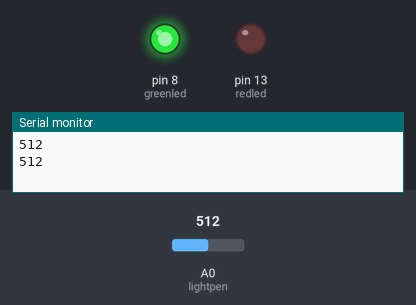
Simulated run of this sketch. Board: Arduino Uno, built with avr-gcc and run on an emulated ATmega328P. On the bench: output pins drawn as LEDs (lit = HIGH), the last lines printed to the serial monitor. Inputs (shaded band) come from the test bench; at power-on: A0 (lightpen) = 512.

Above: at 1.5 s.
1.6 s: A0 (lightpen) set to 208
3.7 s: A0 (lightpen) set to 181
At 5.4 s:
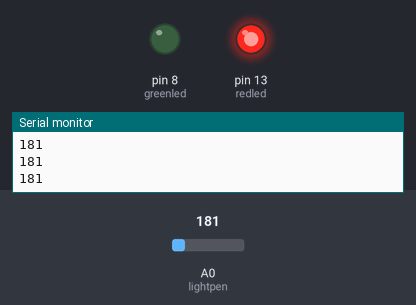
5.7 s: A0 (lightpen) set to 210
At 6.37 s:
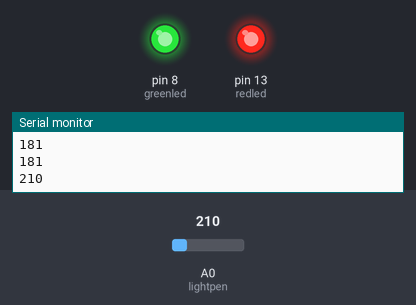
8.0 s: A0 (lightpen) set to 190
At 10.1 s:
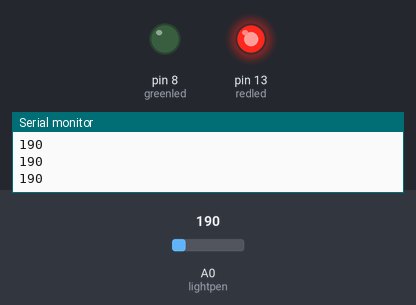
Timing chart, 0 to 11.2 s (numbered marks = the images above; inputs shaded):
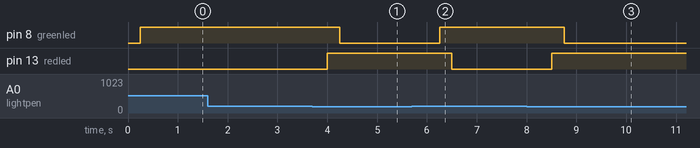

The sketch:

_p.25t.ino
```cpp
// Arduino Tutorial 25: Understanding Photoresistors and Photo Detectors
// based on the tutorial from Paul McWhorter
// https://youtu.be/WMkN-uHd-Xo?si=FswJonz2gzZ3iN8w
int lightpen=A0;
int lightval;
int greenled=8;
int redled=13;
void setup() {
 pinMode(lightpen,INPUT);
 pinMode(greenled,OUTPUT);
 pinMode(redled,OUTPUT);
 Serial.begin(9600);
 }

void loop() {
  lightval=analogRead(lightpen);
  Serial.println(lightval);
delay(250);
if(lightval>=200){
digitalWrite(8,HIGH);
delay(250);
digitalWrite(13,LOW);
delay(250);
}
else {
  digitalWrite(13,HIGH);
delay(250);
digitalWrite(8,LOW);
delay(250);
}
}
```

Measured:
- the behaviour switches between 200 and 199 on A0 (lightpen) (found by bisection; images 0 and 1)
- after the input at 3.7 s, pin 8 (greenled): HIGH → LOW after 0.55 s; pin 13 (redled): LOW → HIGH after 0.30 s
- after the input at 5.7 s, pin 8 (greenled): LOW → HIGH after 0.55 s; pin 13 (redled): HIGH → LOW after 0.80 s
- after the input at 8.0 s, pin 8 (greenled): HIGH → LOW after 0.75 s; pin 13 (redled): LOW → HIGH after 0.50 s
